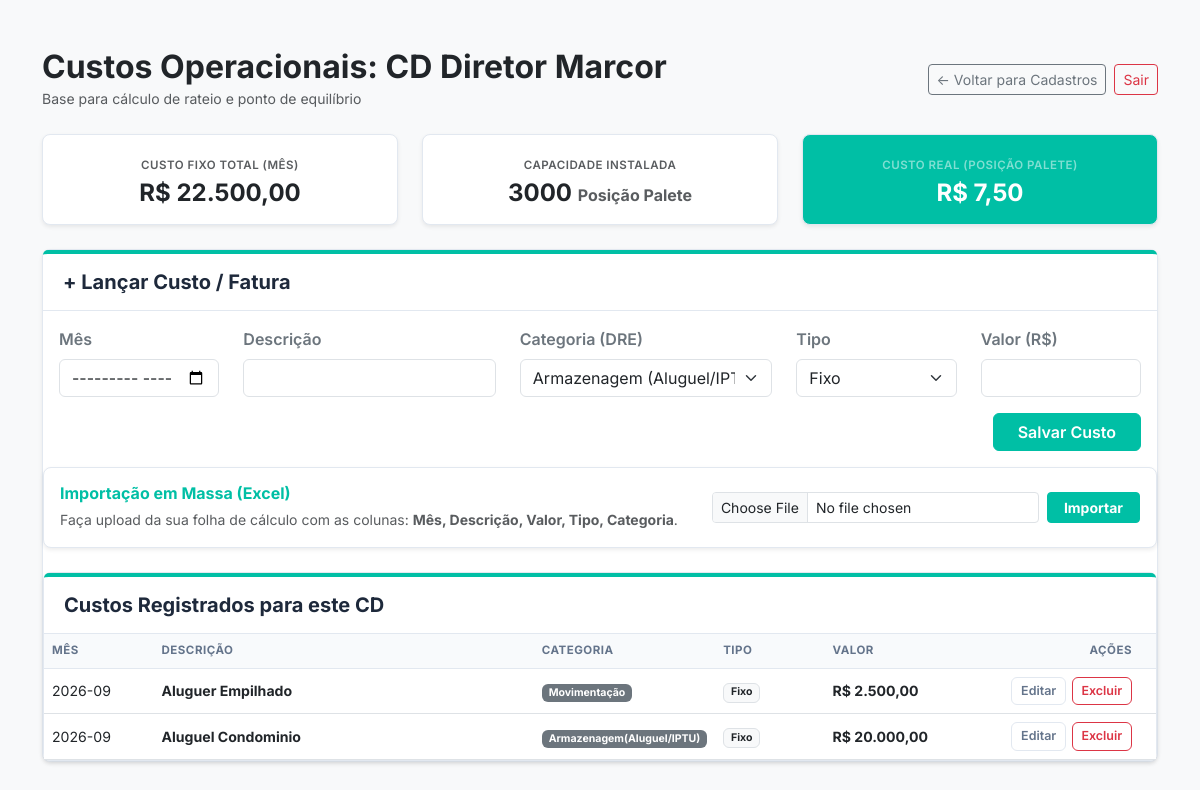
The page /custos/3 (signed in) on the database its author committed.
### app.py (models this page shows)
class CentroDistribuicao(db.Model):
    id = db.Column(db.Integer, primary_key=True)
    empresa_id = db.Column(db.Integer, db.ForeignKey('empresa.id'), nullable=False)
    nome = db.Column(db.String(100), nullable=False)
    metragem = db.Column(db.Float, nullable=False)
    capacidade_paletes = db.Column(db.Integer, nullable=False)

class CustoCD(db.Model):
    id = db.Column(db.Integer, primary_key=True)
    cd_id = db.Column(db.Integer, db.ForeignKey('centro_distribuicao.id'), nullable=False)
    mes_referencia = db.Column(db.String(7), nullable=False)  # Ex: "2026-09"
    descricao_item = db.Column(db.String(150), nullable=False) # Ex: Aluguel, Fita Stretch
    tipo_custo = db.Column(db.String(50), nullable=False)      # Fixo, Variável ou Mão de Obra
    valor = db.Column(db.Float, nullable=False)
    categoria = db.Column(db.String(50), nullable=False, default='Outros')

### app.py (the view, shortened to what this page needs)
@app.route('/custos/<int:cd_id>', methods=['GET', 'POST'])
@login_required
def gerenciar_custos(cd_id):
    cd_atual = CentroDistribuicao.query.get_or_404(cd_id)
    custos_cadastrados = CustoCD.query.filter_by(cd_id=cd_id).all()
    total_fixo = 0
    for despesa in custos_cadastrados:
        if despesa.tipo_custo == 'Fixo':
            total_fixo += despesa.valor
    if cd_atual.capacidade_paletes > 0:
        divisor = cd_atual.capacidade_paletes
        nome_divisor = "Posição Palete"
    else:
        divisor = cd_atual.metragem
        nome_divisor = "m²"
    custo_unitario = total_fixo / divisor if divisor > 0 else 0
    return render_template(
        'gerenciar_custos.html',
        cd=cd_atual,
        custos=custos_cadastrados,
        total_fixo=total_fixo,
        divisor=divisor,
        nome_divisor=nome_divisor,
        custo_unitario=custo_unitario
    )

### app.py (called while the page is built)
@app.template_filter('moeda_br')
def formato_moeda_br(valor):
    valor_formatado = f"{valor:,.2f}"
    valor_formatado = valor_formatado.replace(',', 'X').replace('.', ',').replace('X', '.')
    return valor_formatado

### auth.py (called while the page is built, shortened)
def inicializar_auth(app, db, login_manager):
    global UsuarioModel
    class Usuario(UserMixin, db.Model):
        __tablename__ = 'usuario'
        id = db.Column(db.Integer, primary_key=True)
        empresa_id = db.Column(db.Integer, db.ForeignKey('empresa.id'), nullable=False)
        id = db.Column(db.Integer, primary_key=True)
        email = db.Column(db.String(120), unique=True, nullable=False)
        nome = db.Column(db.String(100), nullable=False)
        senha_hash = db.Column(db.String(256), nullable=False)
    UsuarioModel = Usuario
    @login_manager.user_loader
    def carregar_usuario(user_id):
        return UsuarioModel.query.get(int(user_id))
    return UsuarioModel

### templates/gerenciar_custos.html (shortened to what this page needs)
<!DOCTYPE html>
<html lang="pt-br">
  <head>
    <link
      href="https://cdn.jsdelivr.net/npm/bootstrap@5.3.0/dist/css/bootstrap.min.css"
      rel="stylesheet"
    />
    <link
      rel="stylesheet"
      href="{{ url_for('static', filename='css/style.css') }}"
    />
  </head>
  <body class="bg-light">
    <div class="container mt-5 mb-5">
      <div class="d-flex justify-content-between align-items-center mb-4">
        <div>
          <h2 class="fw-bold text-dark mb-0">
            Custos Operacionais: {{ cd.nome }}
          </h2>
          <small class="text-muted"
            >Base para cálculo de rateio e ponto de equilíbrio</small
          >
        </div>
        <div class="d-flex gap-2 align-items-center">
          <a
            href="{{ url_for('tela_cadastro') }}"
            class="btn btn-outline-secondary btn-sm"
          >
            ← Voltar para Cadastros
          </a>
          <a
            href="{{ url_for('auth.logout') }}"
            class="btn btn-outline-danger btn-sm"
          >
            Sair
          </a>
        </div>
      </div>
      <div class="row text-center mb-4">
        <div class="col-md-4">
          <div class="card shadow-sm h-100">
            <div class="card-body p-3">
              <span
                class="text-uppercase text-muted fw-semibold"
                style="font-size: 0.72rem; letter-spacing: 0.5px"
                >Custo Fixo Total (Mês)</span
              >
              <h4 class="mt-1 mb-0 fw-bold text-dark">
                R$ {{ total_fixo | moeda_br }}
              </h4>
            </div>
          </div>
        </div>
        <div class="col-md-4">
          <div class="card shadow-sm h-100">
            <div class="card-body p-3">
              <span
                class="text-uppercase text-muted fw-semibold"
                style="font-size: 0.72rem; letter-spacing: 0.5px"
                >Capacidade Instalada</span
              >
              <h4 class="mt-1 mb-0 fw-bold text-dark">
                {{ divisor }}
                <small class="text-muted fs-6">{{ nome_divisor }}</small>
              </h4>
            </div>
          </div>
        </div>
        <div class="col-md-4">
          <div class="card shadow-sm h-100 bg-empresa text-white">
            <div class="card-body p-3">
              <span
                class="text-uppercase text-white-50 fw-semibold"
                style="font-size: 0.72rem; letter-spacing: 0.5px"
                >Custo Real ({{ nome_divisor }})</span
              >
              <h4 class="mt-1 mb-0 fw-bold text-white">
                R$ {{ custo_unitario | moeda_br }}
              </h4>
            </div>
          </div>
        </div>
      </div>
      <div class="card shadow-sm mb-4">
        <div class="card-header card-header-clean">
          <h5>+ Lançar Custo / Fatura</h5>
        </div>
        <div class="card-body">
          <form method="POST">
            <div class="row align-items-end">
              <div class="col-md-2 mb-3">
                <label class="form-label fw-semibold text-secondary">Mês</label>
                <input
                  type="month"
                  class="form-control"
                  name="mes_ref"
                  required
                />
              </div>
              <div class="col-md-3 mb-3">
                <label class="form-label fw-semibold text-secondary"
                  >Descrição</label
                >
                <input
                  type="text"
                  class="form-control"
                  name="descricao"
                  required
                />
              </div>
              <div class="col-md-3 mb-3">
                <label class="form-label fw-semibold text-secondary"
                  >Categoria (DRE)</label
                >
                <select name="categoria" class="form-select" required>
                  <option value="Armazenagem">
                    Armazenagem (Aluguel/IPTU)
                  </option>
                </select>
              </div>
              <div class="col-md-2 mb-3">
                <label class="form-label fw-semibold text-secondary"
                  >Tipo</label
                >
                <select name="tipo" class="form-select" required>
                  <option value="Fixo" selected>Fixo</option>
                </select>
              </div>
              <div class="col-md-2 mb-3">
                <label class="form-label fw-semibold text-secondary"
                  >Valor (R$)</label
                >
                <input
                  type="number"
                  step="0.01"
                  class="form-control"
                  name="valor"
                  required
                />
              </div>
            </div>
            <div class="d-flex justify-content-end">
              <button type="submit" class="btn btn-empresa px-4">
                Salvar Custo
              </button>
            </div>
          </form>
        </div>
      <div class="card shadow-sm mb-4 border-empresa">
        <div class="card-body">
            <div class="row align-items-center">
                <div class="col-md-7">
                    <h6 class="fw-bold mb-1 text-empresa">Importação em Massa (Excel)</h6>
                    <small class="text-muted">Faça upload da sua folha de cálculo com as colunas: <strong>Mês, Descrição, Valor, Tipo, Categoria</strong>.</small>
                </div>
                <div class="col-md-5">
                    <form action="{{ url_for('importar_custos_excel', cd_id=cd.id) }}" method="POST" enctype="multipart/form-data" class="d-flex gap-2 justify-content-end">
                        <input type="file" name="arquivo_excel" class="form-control form-control-sm w-75" accept=".xlsx, .xls" required>
                        <button type="submit" class="btn btn-empresa btn-sm fw-bold px-3">Importar</button>
                    </form>
                </div>
            </div>
        </div>
      </div>
      <div class="card shadow-sm">
        <div class="card-header card-header-clean">
          <h5>Custos Registrados para este CD</h5>
        </div>
        <div class="card-body p-0">
          <div class="table-responsive">
            <table class="table table-hover align-middle mb-0">
              <thead>
                <tr>
                  <th style="width: 10%">Mês</th>
                  <th style="width: 35%">Descrição</th>
                  <th style="width: 15%">Categoria</th>
                  <th style="width: 10%">Tipo</th>
                  <th style="width: 15%">Valor</th>
                  <th
                    class="text-end"
                    style="width: 15%; padding-right: 1.5rem"
                  >
                    Ações
                  </th>
                </tr>
              </thead>
              <tbody>
                {% for despesa in custos %}
                <tr>
                  <td>{{ despesa.mes_referencia }}</td>
                  <td>
                    <strong class="text-dark"
                      >{{ despesa.descricao_item }}</strong
                    >
                  </td>
                  <td>
                    <span class="badge bg-secondary"
                      >{{ despesa.categoria }}</span
                    >
                  </td>
                  <td>
                    {% if despesa.tipo_custo == 'Fixo' %}
                    <span class="badge bg-light text-dark border">Fixo</span>
                    {% else %}
                    <span class="badge bg-warning text-dark">Variável</span>
                    {% endif %}
                  </td>
                  <td class="fw-bold text-dark text-nowrap">
                    R$ {{ despesa.valor | moeda_br }}
                  </td>
                  <td class="text-end" style="padding-right: 1.5rem">
                    <div class="acoes-tabela">
                      <a
                        href="{{ url_for('editar_custo', custo_id=despesa.id) }}"
                        class="btn btn-outline-secundaria"
                        >Editar</a
                      >
                      <form
                        action="{{ url_for('excluir_custo', custo_id=despesa.id) }}"
                        method="POST"
                        class="d-inline"
                        onsubmit="return confirm('Deseja realmente excluir este custo?');"
                      >
                        <button type="submit" class="btn btn-outline-danger">
                          Excluir
                        </button>
                      </form>
                    </div>
                  </td>
                </tr>
                {% endfor %}
              </tbody>
            </table>
          </div>
        </div>
      </div>
    </div>
  </body>
</html>

### static/css/style.css (style rules this page uses)
:root { --cor-primaria: #00bfa5; --cor-primaria-hover: #009688; --cor-grafite-dark: #1e293b; --cor-grafite-muted: #64748b; --cor-cinza-bg: #f8fafc; --cor-borda: #e2e8f0; }
* { font-family: "Inter", -apple-system, BlinkMacSystemFont, sans-serif; }
body { background-color: var(--cor-cinza-bg); color: var(--cor-grafite-dark); }
.bg-empresa { background-color: var(--cor-primaria) !important; color: #ffffff !important; }
.text-empresa { color: var(--cor-primaria) !important; }
.card-header-clean { background-color: #ffffff !important; border-top: 4px solid var(--cor-primaria); border-bottom: 1px solid var(--cor-borda); padding: 1rem 1.25rem; }
.card-header-clean h5 { color: var(--cor-grafite-dark); font-weight: 700; margin-bottom: 0; }
.card { border: 1px solid var(--cor-borda); border-radius: 8px; background-color: #ffffff; }
.btn-empresa { background-color: var(--cor-primaria); color: #ffffff; border: 1px solid var(--cor-primaria); font-weight: 600; }
.btn-outline-secundaria { color: var(--cor-grafite-muted); border: 1px solid var(--cor-borda); background-color: #ffffff; font-weight: 500; }
.table { font-size: 0.88rem; }
.table thead th { background-color: #f8fafc; color: var(--cor-grafite-muted); text-transform: uppercase; font-size: 0.72rem; letter-spacing: 0.5px; font-weight: 700; border-bottom: 1px solid var(--cor-borda); }
.acoes-tabela { display: inline-flex; gap: 0.35rem; align-items: center; }
.acoes-tabela .btn { padding: 0.25rem 0.55rem; font-size: 0.78rem; font-weight: 600; }

### rows shown on the page
CentroDistribuicao: nome "CD Diretor Marcor", capacidade_paletes "3000"
CustoCD: mes_referencia "2026-09", descricao_item "Aluguer Empilhado", categoria "Movimentação", tipo_custo "Fixo", valor|moeda_br "2.500,00"
CustoCD: mes_referencia "2026-09", descricao_item "Aluguel Condominio", categoria "Armazenagem(Aluguel/IPTU)", tipo_custo "Fixo", valor|moeda_br "20.000,00"

### other values the page prints
{{ total_fixo | moeda_br }} "22.500,00"
{{ nome_divisor }} "Posição Palete"
{{ nome_divisor }} "POSIÇÃO PALETE"
{{ custo_unitario | moeda_br }} "7,50"
